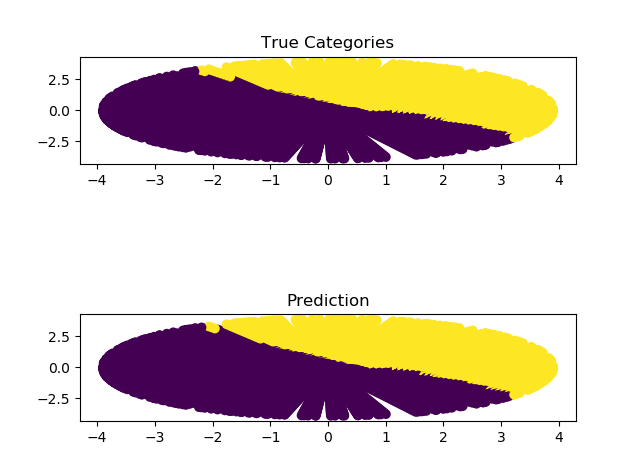

This figure's Python source:
#!/usr/bin/env python3
# -*- coding: utf-8 -*-
"""
Created on Sun Oct 15 23:32:23 2017

@author: misakawa
"""

import sys
import numpy as np

def main(size:str, f:str, learnRate = 0.5, iters = 5):
    learnRate = float(0.5)
    iters     = int(iters)
    size      = int(size)

    bases     = np.random.random(size = (size, )) * (2 * np.pi)
    R         = np.arange(0, 4, 0.1)

    Y = np.sin(bases)
    X = np.cos(bases)
    
    indices  = np.random.permutation(size)
    datas    = np.array(list(zip(X,Y)))[indices]
    datas    = np.vstack([r*datas for r in R])
    
    function = lambda y, x : eval(f)
    targets  = np.array([np.sign(function(y,x)) for x,y in datas])
    
    Weights  = np.random.rand(1, 2)
    Bias     = np.random.random()
    
#    net      = Perceptron(2, learnRate)
    for i in range(iters):
        for data, target in zip(datas, targets):
#            net.Renew(data, target) 
            if (np.dot(Weights, data)+Bias)*target <= 0: 
                Weights += learnRate * target * data
                Bias    += learnRate * target
    
    outputs = np.sign(np.dot(Weights, np.atleast_2d(datas).T)+Bias)[0]
#    outputs = [np.sign(Weights*data) for data, in datas]
    from matplotlib import pyplot as plt
    plt.subplot(311)
    plt.title("True Categories")
    plt.scatter(datas[:,0], datas[:, 1], c = targets)
    plt.subplot(313)
    plt.title("Prediction")
    plt.scatter(datas[:,0], datas[:, 1], c = outputs)
    plt.show()

if __name__ == '__main__':
	args = sys.argv[1:]
	main(*args)
